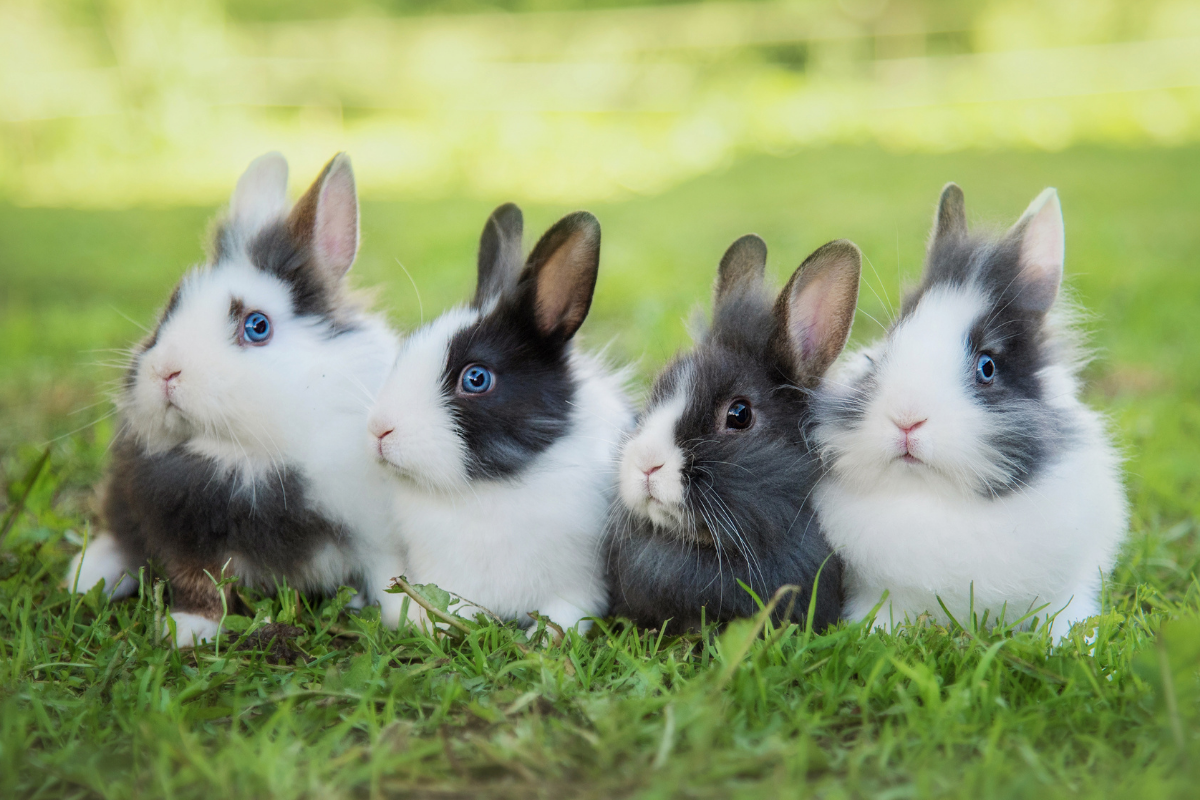
%> input picture Itti n Improved Itti/bunny.png, 1200 x 800 px
$ octave demo_itti_test.m   (GNU Octave 9; MATLAB toolbox functions it lacks are replaced by stand-ins)
%> lines starting %> are read from the running program, lines starting %| are printed output that depends on the picture
clear;
close all; clc;

% Reference: Itti, L., C. Koch, e E. Niebur. «A model of saliency-based
% visual attention for rapid scene analysis». IEEE Transactions on Pattern
% Analysis and Machine Intelligence 20, n. 11 (novembre 1998): 1254–59.
% https://doi.org/10.1109/34.730558.

% Code Author: Osvaldo Pulpito
% Email: osvaldopulpito@gmail.com
% Date: 19/10/2021

%% Image loading

% image = double(imread('bunny.png')); % boat.jpg  bunny.png  road.jpg
image = double(imread('bunny.png')); % boat.jpg  bunny.png  road.jpg

imsize = [480 640]; % size(image,[1 2]); %[480 640];
image = imresize(image,imsize);
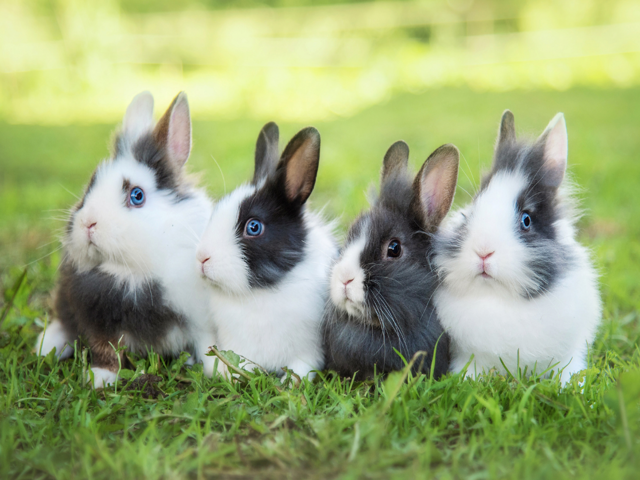
%> image: size 480x640x3 double; mean R, G, B 145.2, 159.4, 111.8; drawn with min black and max white
image = (image-min(image(:)))/(max(image(:))-min(image(:)));

tic

[saliencyCoord,saliencyMap,conspI,conspC,conspOr,CSI,RG,BY,orientationMaps,I,R,G,B,Y] = ittiSaliency(image);
% [33 lines not run here, left out]
function [varargout] = ittiSaliency(input)
% [saliencyCoord,saliencyMap,conspI,conspC,conspOr,CSI,RG,BY,orientationMaps,I,R,G,B,Y] = ittiSaliency(image);
% Computes the all process described in the rerence article:
% 1. Devides the input image in I,R,G,B and Y channels as described in
%    par. 2.1
% 2. Computes the center-surround operation on the Intensity channel and
%    the RG and BY double opponencies as described in par 2.1
% 3. Computes the 4 orientation center-surround operation as described
%    in par 2.1
% 4. Produces the conspicuity maps of intensity, color and orientation
%    as described in par 2.2
% 5. Produces the saliency map as described in par 2.2
% 6. Extracts the saliency points with the Winner-Take-All and Inibition of
%    Return strategy proposed in par 2.2 - Note: This is just my
%    interpretation of the WTA section. It is not based on the leaky
%    integrate-and-fire neuron model. I could not find any implementation
%    of this kind of model. Please, let me know if it looks correct to you
%    or if you got any suggestion or if you have the correct version of the
%    model proposed by Itti et al.

%% Channel division

[I,R,G,B,Y] = channels(input);

%% Center-Surround operation on the intensity channel

CSI = gaussianCenterSurround(I,I);

%% RG and BY opponency

RG = gaussianCenterSurround(R-G,G-R);
BY = gaussianCenterSurround(B-Y,Y-B);

%% orientation maps

orientationMaps = gaborCenterSurround(I,4);

%% Conspicuity maps

conspI = conspicuityInt(CSI,1);
conspC = conspicuityCol(RG,BY,1);
conspOr = conspicuityOr(orientationMaps,1);

%% Overall saliency map

saliencyMap = mixedConsp(conspI,conspC,conspOr,1);

%% A Winner-Take-All implementation

saliencyCoord = winnerTakeAll(saliencyMap,true);

%% Outputs
varargout{1} = saliencyCoord;
varargout{2} = saliencyMap;
varargout{3} = conspI;
varargout{4} = conspC;
varargout{5} = conspOr;
varargout{6} = CSI;
varargout{7} = RG;
varargout{8} = BY;
varargout{9} = orientationMaps;
varargout{10} = I;
varargout{11} = R;
varargout{12} = G;
varargout{13} = B;
varargout{14} = Y;

end

function [I,R,G,B,Y] = channels(input)
%[I,R,G,B,Y] = channels(input)
% produces the intensity I map and the R,G,B and Y channels of the input
% image
I = (input(:,:,1)+input(:,:,2)+input(:,:,3))/3;
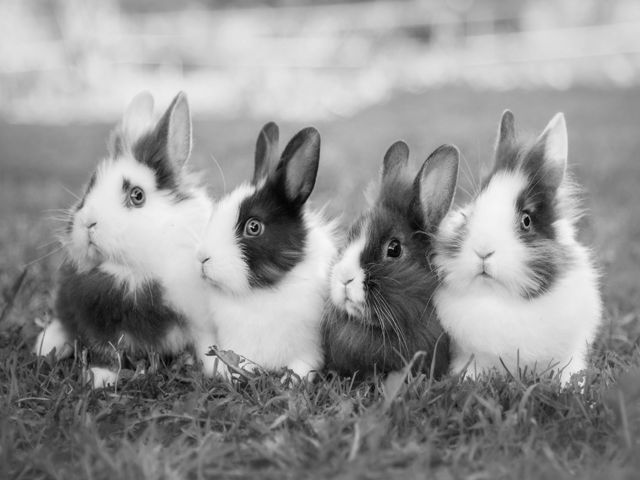
%> I: size 480x640 double; min 0.0108, max 0.969, mean 0.584
maxI = max(I(:));
%> maxI = 0.969
r = (I>maxI/10).*input(:,:,1)./I;
g = (I>maxI/10).*input(:,:,2)./I;
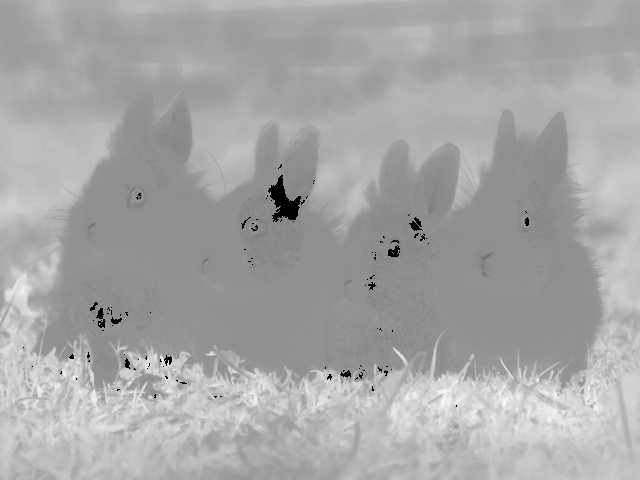
%> g: size 480x640 double; min 0, max 1.77, mean 1.16; drawn with min black and max white
b = (I>maxI/10).*input(:,:,3)./I;
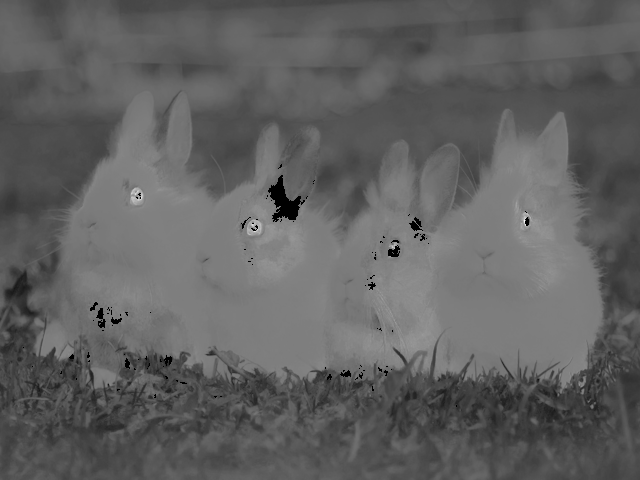
%> b: size 480x640 double; min 0, max 2.06, mean 0.785; drawn with min black and max white
R = r-(g+b)/2;
R = R.*(R>0);
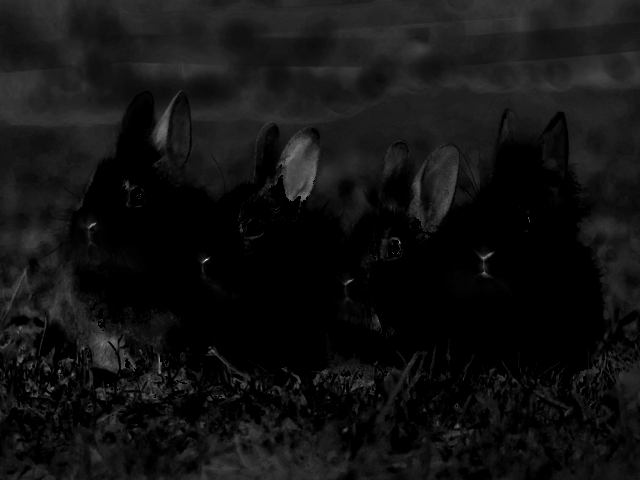
%> R: size 480x640 double; min 0, max 1.2, mean 0.0863; drawn with min black and max white
G = g-(r+b)/2;
G = G.*(G>0);
B = b-(r+g)/2;
B = B.*(B>0);
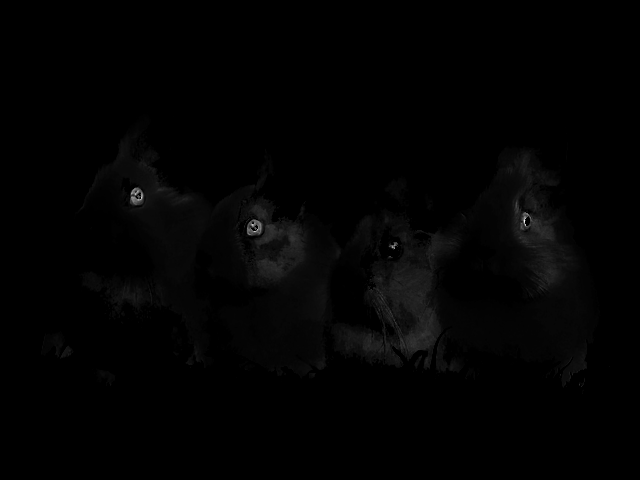
%> B: size 480x640 double; min 0, max 1.6, mean 0.0165; drawn with min black and max white
Y = (r+g)/2-abs(r-g)/2-b;
Y = Y.*(Y>0);
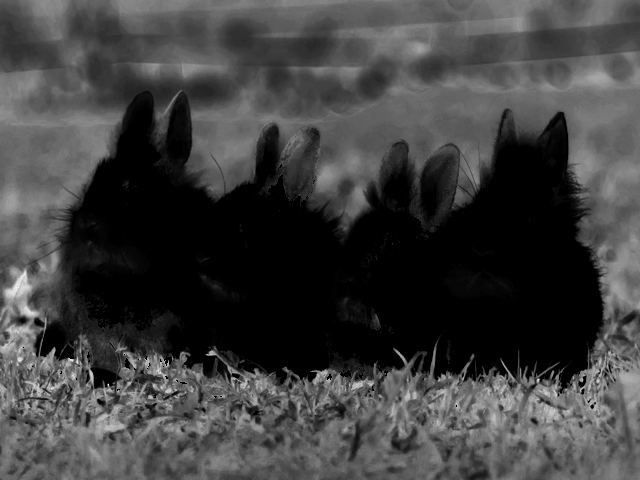
%> Y: size 480x640 double; min 0, max 1.07, mean 0.27; drawn with min black and max white
end

function output = gaussianCenterSurround(input1,input2)
% compute the gaussian pyramid based center-surround operation between the
% input1 and the input 2;
% the inputs must be of the same size
center = gaussianPyramid(input1,4);
%> after the loop in gaussianPyramid, `for i=1:l-1`: output = 4 items
%> center = 4 items
surround = gaussianPyramid(input2,8);
%> surround = 8 items
for c=2:4
    for delta=3:4
        centerSize = size(center{c},1,2);
        surroundResize = imresize(surround{c+delta},centerSize);
        output{2*c+delta-6} = abs(center{c}-surroundResize);
    end
end
%> after the loop, output = 6 items
end
function output = gaussianPyramid(input,l)
% output = gaussianPyramid(input,l)
% compute the l-th level gassian pyramid of the input, where l=0 is the
% base image, l=1 is the first reduction, etc...
output{1} = input;
for i=1:l-1
    output{i+1} = impyramid(output{i},'reduce');
end
end

function output = gaborCenterSurround(input,nOfDir)
% output = gaborCenterSurround(input,nOfDir)
% compute the gabor pyramid based center-surround operation of the input in
% nOfDir numbers of directions equally dinstributed between 0 and 180°
[surroundMag, surroundPhase] = gaborPyramid(input,8,nOfDir);
centerMag = surroundMag;
centerPhase =  surroundPhase;
for j=1:nOfDir
    for c=2:4
        for delta=3:4
            reCenter = centerMag{j,c}.*cos(centerPhase{j,c});
            imCenter = centerMag{j,c}.*sin(centerPhase{j,c});
            reSurround = surroundMag{j,c+delta}.*cos(surroundPhase{j,...
                c+delta});
            imSurround = surroundMag{j,c+delta}.*sin(surroundPhase{j,...
                c+delta});
            reOutput = reCenter-reSurround;
            imOutput = imCenter-imSurround;
            output{j,2*c+delta-6} = sqrt(reOutput.^2+imOutput.^2);
        end
    end
end
end
function [outputMag, outputPhase] = gaborPyramid(input,l,nOfDir)
%> called with l = 8, nOfDir = 4
% [outputMag, outputPhase] = gaborPyramid(input,l,nOfDir)
% compute the l-th level gabor pyramid of the input, where l=0 is the
% base image, l=1 is the first reduction, etc... while nOfDir is the number
% of directions if interest equally dinstributed between 0 and 180°
for j=1:nOfDir
    outputMag{j,1} = input;
    for i=1:l-1
        theta = round(180/nOfDir*(j-1));
        [mag, phase] = imgaborfilt(input,2^i,theta);
        outputMag{j,i+1} = mag;
        outputPhase{j,i+1} = phase;
    end
end
%> (the run ends here)

$ run again, with Itti n Improved Itti/boat.jpg saved as Itti n Improved Itti/bunny.png
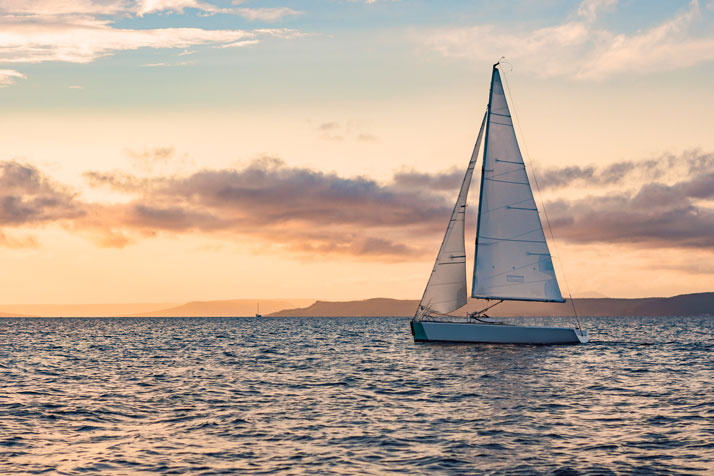
%> input picture Itti n Improved Itti/boat.jpg, 714 x 476 px
%> in channels, `I = (input(:,:,1)+input(:,:,2)+input(:,:,3))/3;`:
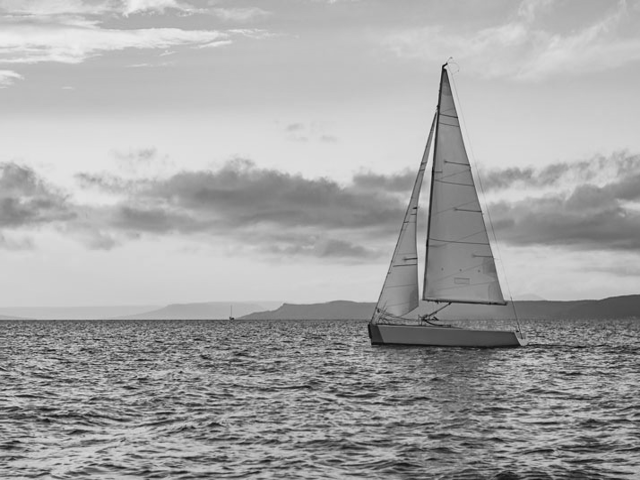
%> I: size 480x640 double; min 0.0461, max 0.93, mean 0.653
%> maxI = 0.93
%> in channels, `Y = Y.*(Y>0);`:
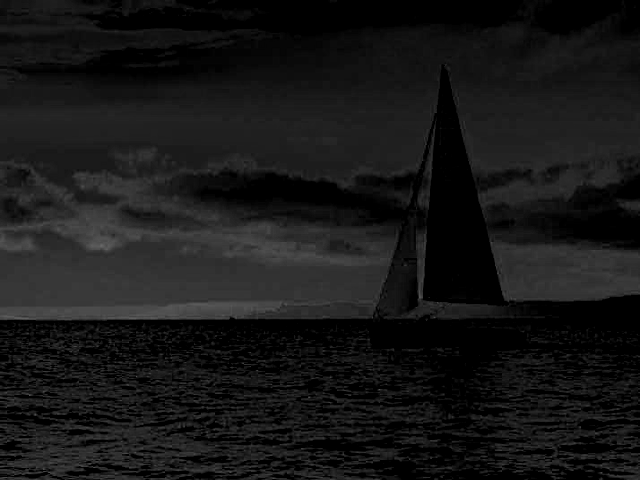
%> Y: size 480x640 double; min 0, max 0.411, mean 0.0906
%> after the loop in gaussianPyramid, `for i=1:l-1`: output = 4 items
%> surround = 8 items
%> after the loop in gaussianCenterSurround, `for c=2:4`: output = 6 items

$ run again, with Itti n Improved Itti/road.jpg saved as Itti n Improved Itti/bunny.png
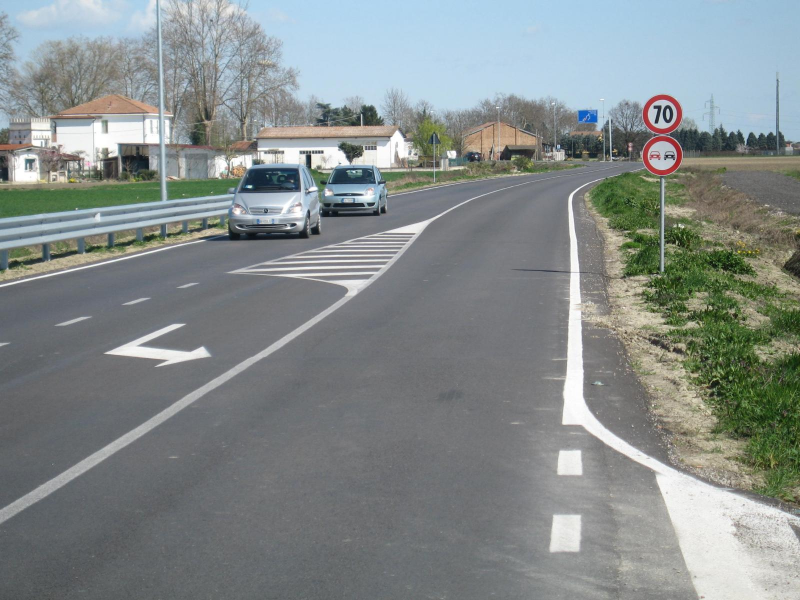
%> input picture Itti n Improved Itti/road.jpg, 1600 x 1200 px (shown at 1/2 size)
%> in channels, `I = (input(:,:,1)+input(:,:,2)+input(:,:,3))/3;`:
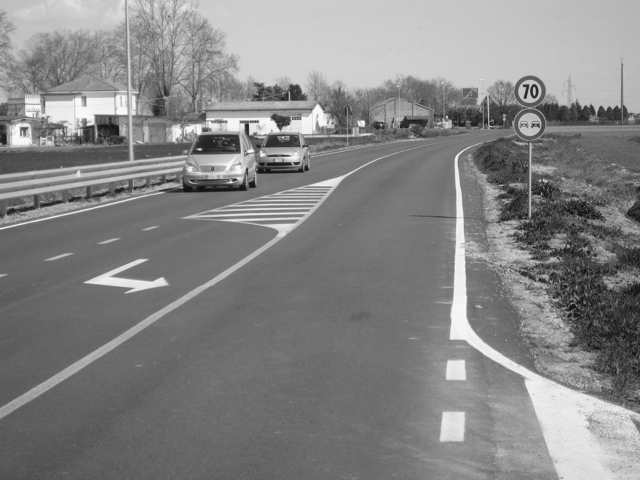
%> I: size 480x640 double; min 0.0482, max 0.99, mean 0.524
%> maxI = 0.99
%> in channels, `Y = Y.*(Y>0);`:
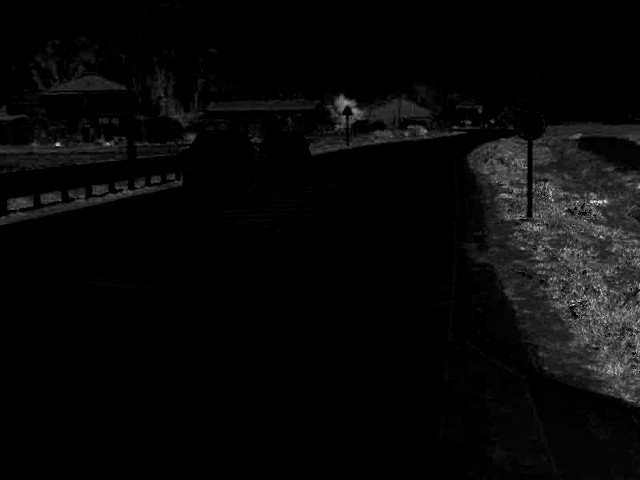
%> Y: size 480x640 double; min 0, max 1.07, mean 0.0372; drawn with min black and max white
%> after the loop in gaussianPyramid, `for i=1:l-1`: output = 4 items
%> surround = 8 items
%> after the loop in gaussianCenterSurround, `for c=2:4`: output = 6 items

$ run again, with Itti n Improved Itti/Image_17.png copied over Itti n Improved Itti/bunny.png
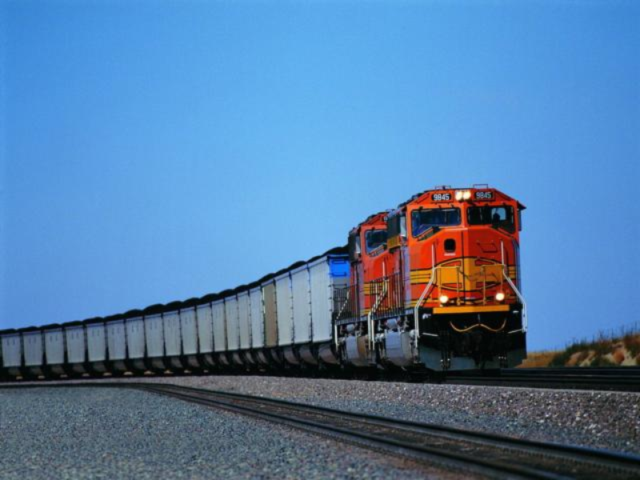
%> input picture Itti n Improved Itti/Image_17.png, 640 x 480 px
%> maxI = 0.958
%> in channels, `Y = Y.*(Y>0);`:
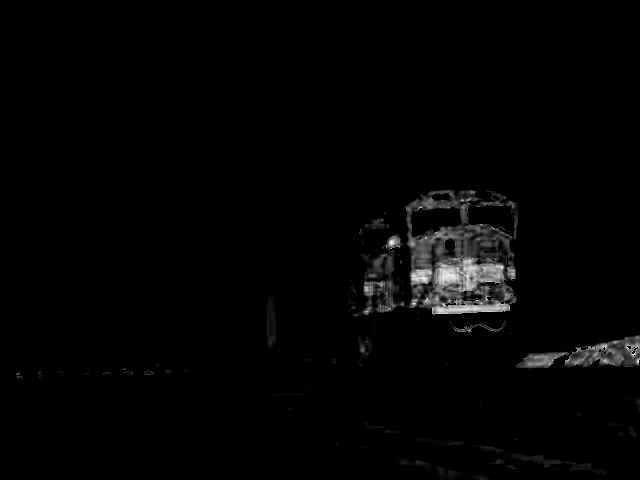
%> Y: size 480x640 double; min 0, max 1.2, mean 0.0191; drawn with min black and max white
%> after the loop in gaussianPyramid, `for i=1:l-1`: output = 4 items
%> surround = 8 items
%> after the loop in gaussianCenterSurround, `for c=2:4`: output = 6 items
